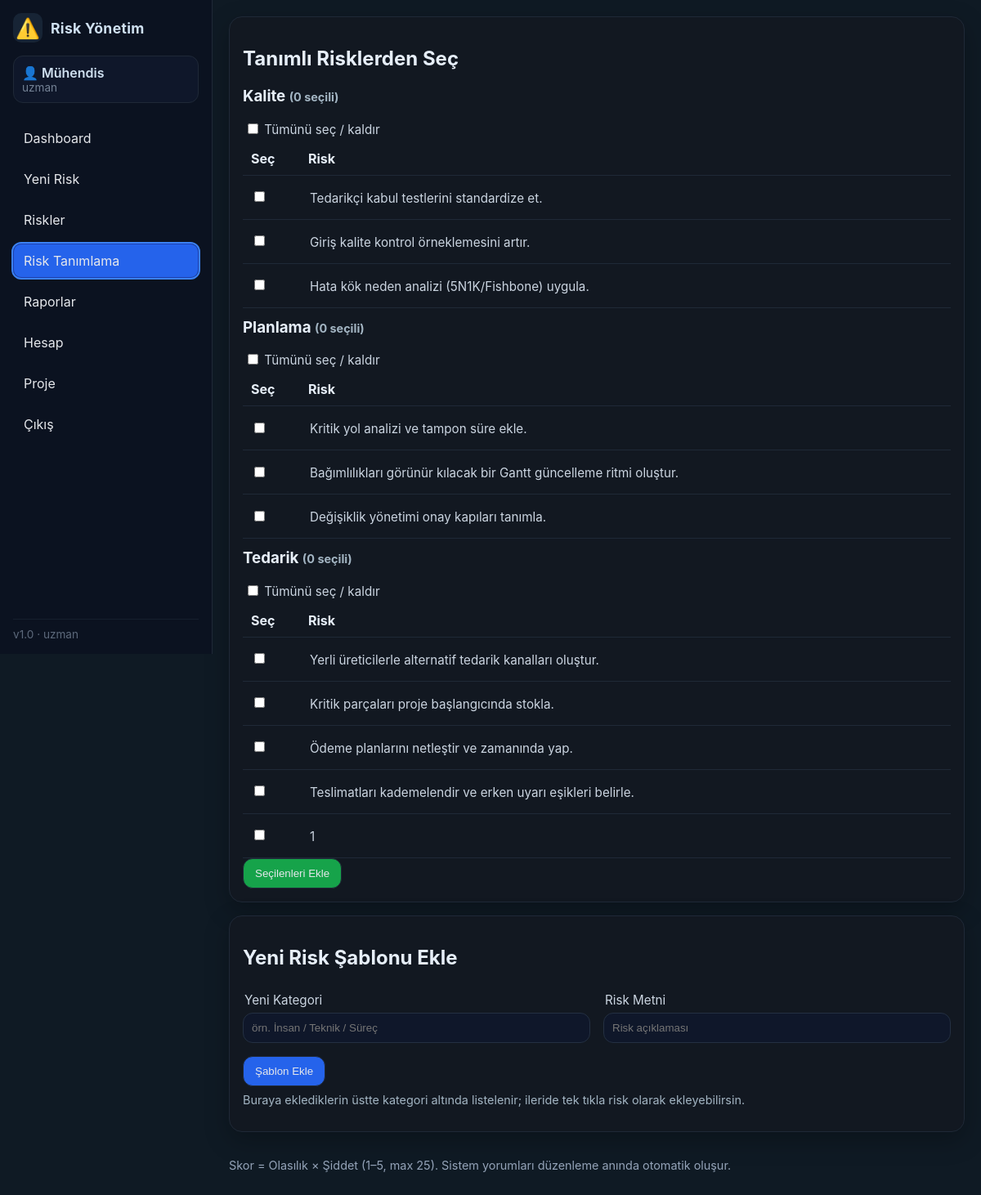
Page /identify (signed in) on the committed database.
### riskapp/models.py (models this page shows, shortened)
class Suggestion(db.Model):
    __tablename__ = "suggestions"
    id = db.Column(db.Integer, primary_key=True)
    category = db.Column(db.String(100), nullable=False, index=True)
    text = db.Column(db.Text, nullable=False)

### riskapp/app.py (the view, shortened to what this page needs)
    @app.route("/identify", methods=["GET", "POST"])
    def risk_identify():
        def grouped():
            cats = {}
            for s in Suggestion.query.order_by(Suggestion.category).all():
                cats.setdefault(s.category, []).append(s)
            return cats
        categories = grouped()
        return render_template("risk_identify.html", categories=categories)

### riskapp/templates/risk_identify.html (shortened to what this page needs)
{% extends "base.html" %}
{% block content %}
<div class="card">
  <h2>Tanımlı Risklerden Seç</h2>
  <form method="post" id="select-form">
    {% for cat, risks in categories.items() %}
      {% set cat_idx = loop.index0 %}
      <h3 style="margin-top:12px">
        {{ cat }}
        <span class="small" id="count-{{ cat_idx }}">(0 seçili)</span>
      </h3>
      <div class="small" style="margin:6px 0;">
        <label style="cursor:pointer;">
          <input type="checkbox" class="toggle-all" data-group="{{ cat_idx }}">
          Tümünü seç / kaldır
        </label>
      </div>
      <table class="table">
        <tr>
          <th style="width:70px">Seç</th>
          <th>Risk</th>
        </tr>
        {% for s in risks %}
          {% set row_idx = loop.index0 %}
          {% set cb_id = 'sel-' ~ cat_idx ~ '-' ~ row_idx %}
          <tr>
            <td>
              <input
                id="{{ cb_id }}"
                type="checkbox"
                name="selected"
                value="{{ s.id }}"
                class="chk chk-{{ cat_idx }}"
                data-group="{{ cat_idx }}"
              >
            </td>
            <td>
              <label for="{{ cb_id }}">{{ s.text }}</label>
            </td>
          </tr>
        {% endfor %}
      </table>
    {% endfor %}
    <button type="submit" class="btn btn-success">
      Seçilenleri Ekle
    </button>
  </form>
</div>
<div class="card" style="margin-top:16px">
  <h2>Yeni Risk Şablonu Ekle</h2>
  <form method="post" class="grid grid-2">
    <div>
      <label>Yeni Kategori</label>
      <input class="input" name="new_category" placeholder="örn. İnsan / Teknik / Süreç" required>
    </div>
    <div>
      <label>Risk Metni</label>
      <input class="input" name="new_text" placeholder="Risk açıklaması" required>
    </div>
    <div style="grid-column:1/-1">
      <button type="submit" name="action" value="add_suggestion" class="btn btn-primary">
        Şablon Ekle
      </button>
    </div>
  </form>
  <p class="small" style="margin-top:8px;color:#a3b5c3">
    Buraya eklediklerin üstte kategori altında listelenir; ileride tek tıkla risk olarak ekleyebilirsin.
  </p>
</div>
{% endblock %}

### riskapp/templates/base.html (shortened to what this page needs)
<!DOCTYPE html>
<html lang="tr">
<head>
  <link rel="stylesheet" href="{{ url_for('static', filename='style.css') }}">
</head>
<body>
<div class="layout">
  <aside class="sidebar">
    <div class="brand">
      <div class="logo">⚠️</div>
      <div class="title">Risk Yönetim</div>
    </div>
    {% if session.get('username') %}
    <div class="userbox">
      <div class="user">👤 {{ session.get('username') }}</div>
      <div class="role">{{ session.get('role','uzman') }}</div>
    </div>
    {% endif %}
    {% set current = request.endpoint %}
    <nav class="menu">
      {% if session.get('username') %}
        <a class="{{ 'active' if current == 'dashboard' else '' }}" href="{{ url_for('dashboard') }}">Dashboard</a>
        <a class="{{ 'active' if current == 'risk_new' else '' }}" href="{{ url_for('risk_new') }}">Yeni Risk</a>
        <a class="{{ 'active' if current == 'risk_select' else '' }}" href="{{ url_for('risk_select') }}">Riskler</a>
        <a class="btn {{ 'active' if current == 'risk_identify' else '' }}" href="{{ url_for('risk_identify') }}">Risk Tanımlama</a>
        <a class="{{ 'active' if current == 'reports' else '' }}" href="{{ url_for('reports') }}">Raporlar</a>
        <a class="{{ 'active' if current == 'settings_account' else '' }}" href="{{ url_for('settings_account') }}">Hesap</a>
        <a class="{{ 'active' if current == 'settings_project' else '' }}" href="{{ url_for('settings_project') }}">Proje</a>
        <a href="{{ url_for('logout') }}">Çıkış</a>
      {% endif %}
    </nav>
    <div class="sidebar-footer">v1.0 · {{ session.get('role','guest') }}</div>
  </aside>
  <main class="main">
    {% block content %}{% endblock %}
    <footer class="footer">
      <p>Skor = Olasılık × Şiddet (1–5, max 25). Sistem yorumları düzenleme anında otomatik oluşur.</p>
    </footer>
  </main>
</div>
</body>
</html>

### riskapp/static/style.css (style rules this page uses)
:root { --bg:#0b0f14; --card:#121821; --muted:#8aa0b2; --fg:#e6eef8; --accent:#22c55e; --danger:#ef4444; --warn:#f59e0b; --line:#1f2937; --ink:#cfe0f0; --ink-dim:#9db0c0; --ink-strong:#e6eef8; --surface:#0f1a24; --surface-2:#0b1420; --surface-3:#111c29; --surface-4:#122136; --outline:#1b2a40; }
* { box-sizing:border-box }
html,body { margin:0; padding:0; background:var(--bg); color:var(--fg); font-family:Inter,system-ui,Segoe UI,Roboto,Arial,sans-serif; }
a { color:#93c5fd; text-decoration:none }
.card { background:var(--card); border:1px solid var(--line); border-radius:16px; padding:16px; box-shadow:0 10px 30px rgba(0,0,0,.25); }
.btn { display:inline-block; padding:10px 14px; border-radius:12px; background:#334155; color:#e5e7eb; border:1px solid var(--line); cursor:pointer; transition:opacity .15s ease, transform .02s ease; }
.btn-primary { background:#2563eb }
.btn-success { background:#16a34a }
.input, textarea, select { width:100%; background:#0f172a; border:1px solid #243042; color:var(--fg); padding:10px; border-radius:12px; }
label { display:block; margin:8px 0 6px 2px; color:#cbd5e1; font-size:.95rem }
.grid { display:grid; gap:16px }
.grid-2 { grid-template-columns:repeat(2,minmax(0,1fr)) }
.table { width:100%; border-collapse:collapse }
.table th,.table td { border-bottom:1px solid var(--line); padding:10px; text-align:left }
.small { font-size:.9rem; color:#a3b5c3 }
.footer { margin-top:32px; color:#94a3b8; font-size:.9rem }
.layout { display:grid; grid-template-columns:260px 1fr; min-height:100vh; background:var(--surface); }
.sidebar { background:var(--surface-2); color:var(--ink); display:flex; flex-direction:column; gap:16px; padding:20px 16px; border-right:1px solid var(--outline); }
.brand { display:flex; align-items:center; gap:10px }
.brand .logo { width:36px; height:36px; display:grid; place-items:center; background:#172435; border-radius:10px }
.brand .title { font-weight:700; letter-spacing:.3px }
.userbox { background:var(--surface-3); padding:10px 12px; border:1px solid var(--outline); border-radius:12px }
.userbox .role { font-size:12px; opacity:.7 }
.menu { display:flex; flex-direction:column; gap:8px; margin-top:6px }
.menu a { padding:10px 12px; border-radius:10px; color:var(--ink); border:1px solid transparent }
.sidebar-footer { margin-top:auto; font-size:12px; opacity:.6; color:var(--ink-dim) }
.main { background:var(--surface); color:var(--ink-strong); padding:24px; }
.layout { display:grid;grid-template-columns:260px 1fr;min-height:100vh }
.sidebar { background:#0b1220;border-right:1px solid var(--line);padding:16px;position:sticky;top:0;height:100vh;display:flex;flex-direction:column;gap:16px }
.brand { display:flex;align-items:center;gap:10px }
.brand .logo { font-size:24px }
.brand .title { font-weight:700;font-size:1.1rem }
.userbox { background:#0f172a;border:1px solid var(--line);border-radius:12px;padding:10px }
.userbox .user { font-weight:600 }
.userbox .role { font-size:.85rem;color:#9fb0c3 }
.menu { display:flex;flex-direction:column;gap:8px }
.menu a { display:block;padding:10px 12px;border-radius:10px;border:1px solid transparent;background:transparent;color:#e5e7eb }
.menu a.active { background:#1a2740;border-color:#2a3b55 }
.menu a.btn { background:#2563eb;border-color:#1e40af }
.menu a.btn.active { outline:2px solid #3b82f6 }
.sidebar-footer { margin-top:auto;color:#93a3b8;font-size:.85rem;border-top:1px solid var(--line);padding-top:10px }
.main { padding:20px }

### rows in the picture
Suggestion: category "Kalite", text "Tedarikçi kabul testlerini standardize et."
Suggestion: text "Giriş kalite kontrol örneklemesini artır."
Suggestion: text "Hata kök neden analizi (5N1K/Fishbone) uygula."
Suggestion: category "Planlama", text "Kritik yol analizi ve tampon süre ekle."
Suggestion: text "Bağımlılıkları görünür kılacak bir Gantt güncelleme ritmi oluştur."
Suggestion: text "Değişiklik yönetimi onay kapıları tanımla."
Suggestion: category "Tedarik", text "Yerli üreticilerle alternatif tedarik kanalları oluştur."
Suggestion: text "Kritik parçaları proje başlangıcında stokla."
Suggestion: text "Ödeme planlarını netleştir ve zamanında yap."
Suggestion: text "Teslimatları kademelendir ve erken uyarı eşikleri belirle."
Suggestion: text "1"

### other values in the picture
{{ session.get('username') }} "Mühendis"
{{ session.get('role','uzman') }} "uzman"
{{ session.get('role','guest') }} "uzman"
